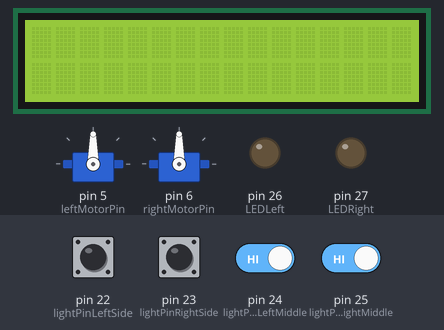
Simulated run of this sketch. Board: Arduino Mega 2560, built with avr-gcc and run on an emulated ATmega2560. Shown: 16×2 character LCD, 2 × servo, output pins drawn as LEDs (lit = HIGH). The test bench sets the inputs (shaded band); at power-on: pin 22 (lightPinLeftSide), pin 23 (lightPinRightSide), pin 24 (lightPinLeftMiddle), pin 25 (lightPinRightMiddle) HIGH.

Above: at 1.2 s.
1.3 s: pin 24 (lightPinLeftMiddle) driven LOW and pin 25 (lightPinRightMiddle) driven LOW
At 2.0 s:
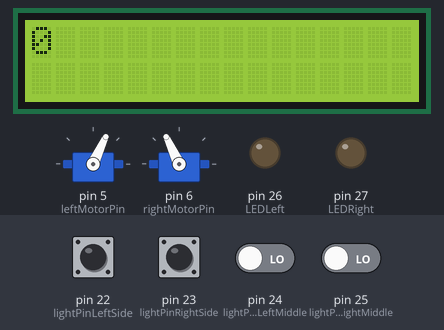
2.8 s: pin 24 (lightPinLeftMiddle) driven HIGH
At 3.8 s:
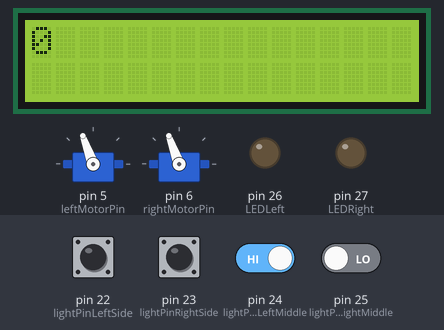
4.3 s: pin 24 (lightPinLeftMiddle) driven LOW
At 5.4 s:
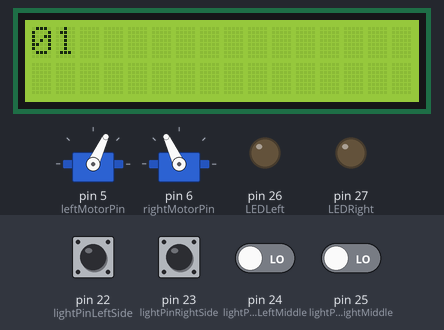
5.8 s: pin 25 (lightPinRightMiddle) driven HIGH
At 6.4 s:
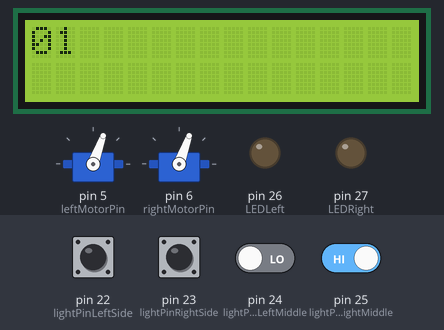
7.3 s: pin 25 (lightPinRightMiddle) driven LOW
At 7.6 s:
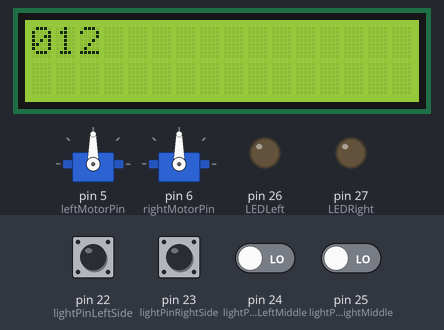
Timing chart, 0 to 9.8 s (numbered marks = the images above; inputs shaded):
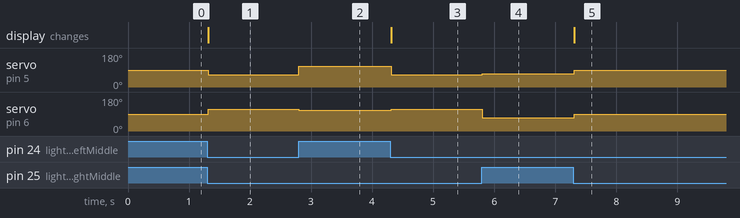

Measured:
- after the input at 1.3 s, servo on pin 5 (leftMotorPin): 90° → 65° at once; servo on pin 6 (rightMotorPin): 90° → 115° at once; the display: changes at once (image 1)
- after the input at 2.8 s, servo on pin 5 (leftMotorPin): 65° → 110° at once; servo on pin 6 (rightMotorPin): 115° → 110° at once
- after the input at 4.3 s, servo on pin 5 (leftMotorPin): 110° → 65° at once; servo on pin 6 (rightMotorPin): 110° → 115° at once; the display: changes at once (image 3)
- after the input at 5.8 s, servo on pin 5 (leftMotorPin): 65° → 70° at once; servo on pin 6 (rightMotorPin): 115° → 70° at once
- after the input at 7.3 s, servo on pin 5 (leftMotorPin), servo on pin 6 (rightMotorPin): 70° → 90° at once; the display: changes at once (image 5)

The sketch:

lineFollowingPizza2.ino
```cpp
#include <Servo.h>
#include <LiquidCrystal.h>

#define ON HIGH //black
#define OFF LOW //white

//LCD pins:
LiquidCrystal lcd(12, 13, 10, 9, 8, 7);

//Motor Declaration:
Servo left;
Servo right;

//Speed Declaration:
int leftStop = 90;
int rightStop = 90;
int driveSpeed = 25;
int turnSpeed = 20;

//Pin Declaration:
const int rightMotorPin = 6;
const int leftMotorPin = 5;
const int lightPinLeftMiddle = 24;
const int lightPinRightMiddle = 25;
const int lightPinLeftSide = 22;
const int lightPinRightSide = 23;
const int LEDLeft = 26;
const int LEDRight = 27;

//Light Sensors Variables:
int LMState = 0;
int RMState = 0;
int LSState = 0;
int RSState = 0;

void setup(){
  lcd.begin(16,2);

  left.attach(leftMotorPin,1000,2000);
  right.attach(rightMotorPin,1000,2000);
  left.write(leftStop);
  right.write(rightStop);

  pinMode(lightPinLeftMiddle,INPUT_PULLUP);
  pinMode(lightPinRightMiddle,INPUT_PULLUP);
  pinMode(lightPinLeftSide,INPUT_PULLUP);
  pinMode(lightPinRightSide,INPUT_PULLUP);

  pinMode(LEDLeft,OUTPUT);
  pinMode(LEDRight,OUTPUT);
}

void updateSensors(){
  LMState = digitalRead(lightPinLeftMiddle);
  RMState = digitalRead(lightPinRightMiddle);
  LSState = digitalRead(lightPinLeftSide);
  RSState = digitalRead(lightPinRightSide);
}

void drive(int val){ //Forward(+);Backward(-)
  left.write(leftStop-val);
  right.write(rightStop+val);
}

void goUntilDoubleBlack()
{
  updateSensors();
  while((LMState == OFF) && (RMState == OFF))
  {
  updateSensors();
  if (LMState == OFF && RMState == OFF){ //no sensors active
    drive(driveSpeed);
  }
  else if (LMState == ON && RMState == OFF){ //left sensor active
    turn(turnSpeed);
  }
  else if (LMState == OFF && RMState == ON){ //right sensor active
    turn(-turnSpeed);
  }
  else if (LMState == ON && RMState  == ON){
    drive(driveSpeed);
    delay(400);
  }
  delay(10);
  }
}

void goUntilDoubleWhite()
{
  updateSensors();
  while((LMState == ON) || (RMState == ON))
  {
    updateSensors();
    delay(10);
  }

}

void stopMotors(){
  left.write(leftStop);
  right.write(rightStop);
}

void loop()
{
  int i;
  lcd.setCursor(0,0);
  for(i=0;i<3;i++)
  {
    goUntilDoubleBlack();
    goUntilDoubleWhite();
    lcd.print(i);
  }
  stopMotors();
  delay(10000000);
}

void turn(int val){ //Right(-);Left(+)
  left.write(leftStop+val);
  right.write(rightStop+val);
}

void seekLeft(){
  while (LMState == OFF){
    updateSensors();
    turn(turnSpeed);
  }
  while (RMState == OFF){
    updateSensors();
    turn(turnSpeed);
  }
}


void seekRight(){
  while (RMState == OFF){
    updateSensors();
    turn(-turnSpeed);
  }
  while (LMState == OFF){
    updateSensors();
    turn(-turnSpeed);
  }
}
```
